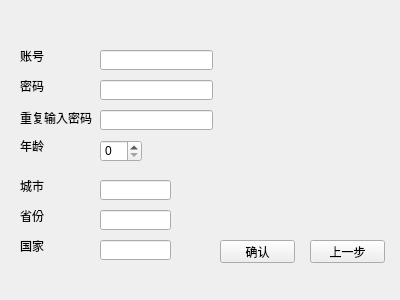
<?xml version="1.0" encoding="UTF-8"?>
<ui version="4.0">
 <class>add_users</class>
 <widget class="QWidget" name="add_users">
  <property name="geometry">
   <rect>
    <x>0</x>
    <y>0</y>
    <width>400</width>
    <height>300</height>
   </rect>
  </property>
  <property name="windowTitle">
   <string>Form</string>
  </property>
  <widget class="QLineEdit" name="lineEdit_3">
   <property name="geometry">
    <rect>
     <x>100</x>
     <y>110</y>
     <width>113</width>
     <height>20</height>
    </rect>
   </property>
  </widget>
  <widget class="QPushButton" name="pushButton_2">
   <property name="geometry">
    <rect>
     <x>310</x>
     <y>240</y>
     <width>75</width>
     <height>23</height>
    </rect>
   </property>
   <property name="text">
    <string>上一步</string>
   </property>
  </widget>
  <widget class="QLineEdit" name="lineEdit_2">
   <property name="geometry">
    <rect>
     <x>100</x>
     <y>80</y>
     <width>113</width>
     <height>20</height>
    </rect>
   </property>
  </widget>
  <widget class="QLabel" name="label_2">
   <property name="geometry">
    <rect>
     <x>20</x>
     <y>80</y>
     <width>54</width>
     <height>12</height>
    </rect>
   </property>
   <property name="text">
    <string>密码</string>
   </property>
  </widget>
  <widget class="QLabel" name="label_3">
   <property name="geometry">
    <rect>
     <x>20</x>
     <y>110</y>
     <width>81</width>
     <height>16</height>
    </rect>
   </property>
   <property name="text">
    <string>重复输入密码</string>
   </property>
  </widget>
  <widget class="QLabel" name="label_6">
   <property name="geometry">
    <rect>
     <x>20</x>
     <y>210</y>
     <width>54</width>
     <height>12</height>
    </rect>
   </property>
   <property name="text">
    <string>省份</string>
   </property>
  </widget>
  <widget class="QSpinBox" name="spinBox">
   <property name="geometry">
    <rect>
     <x>100</x>
     <y>140</y>
     <width>42</width>
     <height>22</height>
    </rect>
   </property>
  </widget>
  <widget class="QPushButton" name="pushButton">
   <property name="geometry">
    <rect>
     <x>220</x>
     <y>240</y>
     <width>75</width>
     <height>23</height>
    </rect>
   </property>
   <property name="text">
    <string>确认</string>
   </property>
  </widget>
  <widget class="QLabel" name="label_4">
   <property name="geometry">
    <rect>
     <x>20</x>
     <y>140</y>
     <width>54</width>
     <height>12</height>
    </rect>
   </property>
   <property name="text">
    <string>年龄</string>
   </property>
  </widget>
  <widget class="QLineEdit" name="lineEdit_5">
   <property name="geometry">
    <rect>
     <x>100</x>
     <y>210</y>
     <width>71</width>
     <height>20</height>
    </rect>
   </property>
  </widget>
  <widget class="QLabel" name="label">
   <property name="geometry">
    <rect>
     <x>20</x>
     <y>50</y>
     <width>54</width>
     <height>12</height>
    </rect>
   </property>
   <property name="text">
    <string>账号</string>
   </property>
  </widget>
  <widget class="QLabel" name="label_5">
   <property name="geometry">
    <rect>
     <x>20</x>
     <y>180</y>
     <width>54</width>
     <height>12</height>
    </rect>
   </property>
   <property name="text">
    <string>城市</string>
   </property>
  </widget>
  <widget class="QLabel" name="label_7">
   <property name="geometry">
    <rect>
     <x>20</x>
     <y>240</y>
     <width>54</width>
     <height>12</height>
    </rect>
   </property>
   <property name="text">
    <string>国家</string>
   </property>
  </widget>
  <widget class="QLineEdit" name="lineEdit">
   <property name="geometry">
    <rect>
     <x>100</x>
     <y>50</y>
     <width>113</width>
     <height>20</height>
    </rect>
   </property>
  </widget>
  <widget class="QLineEdit" name="lineEdit_4">
   <property name="geometry">
    <rect>
     <x>100</x>
     <y>180</y>
     <width>71</width>
     <height>20</height>
    </rect>
   </property>
  </widget>
  <widget class="QLineEdit" name="lineEdit_6">
   <property name="geometry">
    <rect>
     <x>100</x>
     <y>240</y>
     <width>71</width>
     <height>20</height>
    </rect>
   </property>
  </widget>
 </widget>
 <resources/>
 <connections/>
</ui>
